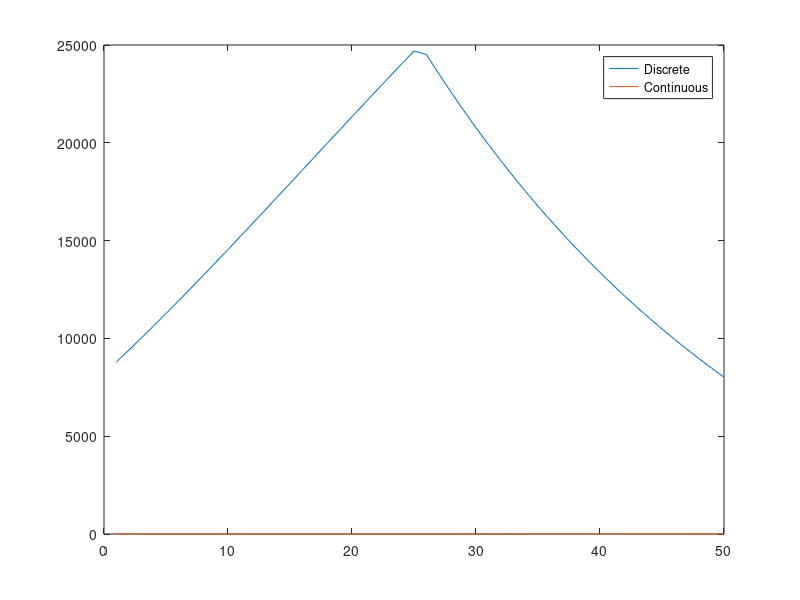

Here is the MATLAB script that generated this plot:
theta = [exp(1),2];
i = 15;
tau = 1/49;

g = @(s) exp(-theta(2)*s);
f = @(s) 2*sin(s);
fxg = @(s) feval(f,s).*feval(g,i*tau-s);

N = 10^3;
t = 0:(tau/(N-1)):1;

gsamp = exp(-theta(2).*t);
fsamp = feval(f,t);
output = conv(fsamp,gsamp,'same');
output = output(1:(N-1):end);

plot(output);
hold on
outty = zeros(1,50);
for i = 1:50
    outty(i) = integral(fxg,0,(i-1)*tau);
end
plot(outty)
legend('Discrete','Continuous')